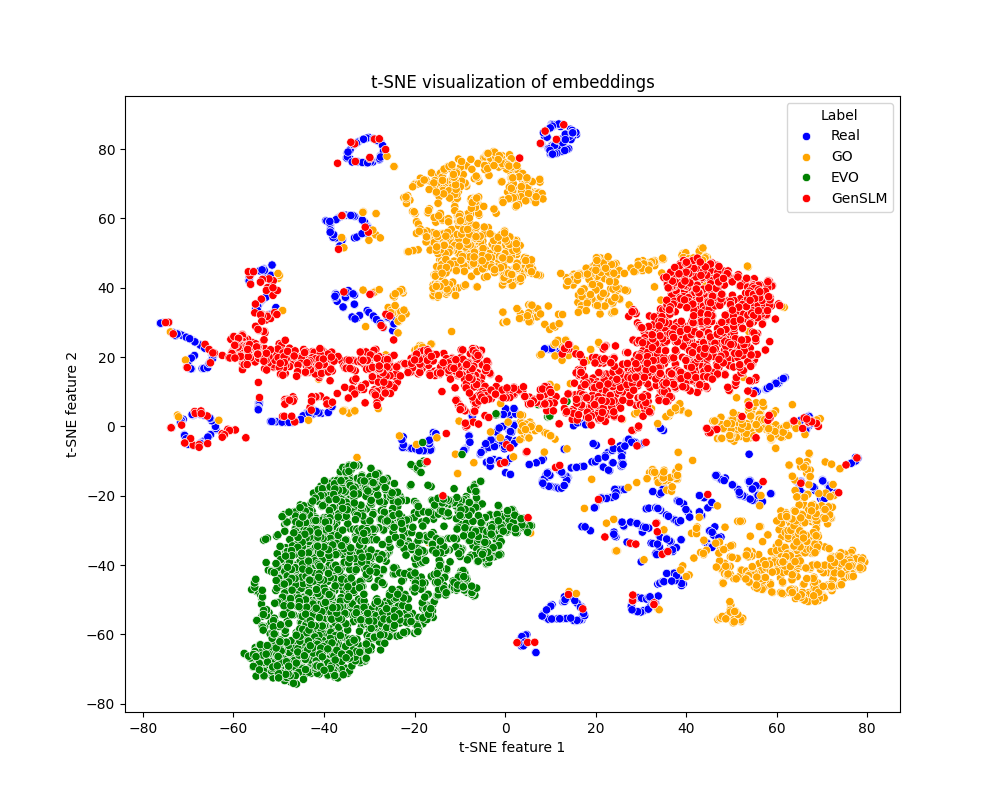

Write the Python code that produced this figure.
import os
import numpy as np
import transformers
import torch
import torch.utils.data as util_data
import torch.nn as nn
import tqdm
import argparse
from sklearn.preprocessing import normalize
import numpy as np
from sklearn.manifold import TSNE
import matplotlib.pyplot as plt
import seaborn as sns
import pandas as pd




def calculate_go_embedding(dna_sequences, model_name_or_path, model_max_length=400, batch_size=25):
    # reorder the sequences by length
    # process sequences with similar lengths in the same batch can greatly speed up the computation
    lengths = [len(seq) for seq in dna_sequences]
    idx = np.argsort(lengths)
    dna_sequences = [dna_sequences[i] for i in idx]
    
    tokenizer = transformers.AutoTokenizer.from_pretrained(
            model_name_or_path,
            cache_dir=None,
            model_max_length=model_max_length,
            padding_side="left",
            use_fast=True,
            trust_remote_code=True,
        )


    model = transformers.AutoModel.from_pretrained(
            model_name_or_path,
            trust_remote_code=True,
            torch_dtype=torch.bfloat16, 
            attn_implementation="flash_attention_2",
        )

            
    

    n_gpu = torch.cuda.device_count()
    if n_gpu > 1:
        model = nn.DataParallel(model)
        
    model.to("cuda")


    train_loader = util_data.DataLoader(dna_sequences, batch_size=batch_size*n_gpu, shuffle=False, num_workers=2*n_gpu)
    for j, batch in enumerate(tqdm.tqdm(train_loader)):
        with torch.no_grad():
            token_feat = tokenizer.batch_encode_plus(
                    batch, 
                    max_length=model_max_length, 
                    return_tensors='pt', 
                    padding='longest', 
                    truncation=True
                )
            input_ids = token_feat['input_ids'].cuda()
            attention_mask = token_feat['attention_mask'].cuda()
            model_output = model.forward(input_ids=input_ids, attention_mask=attention_mask)[0].detach().cpu()
                
            attention_mask = attention_mask.unsqueeze(-1).detach().cpu()
            embedding = torch.sum(model_output*attention_mask, dim=1) / torch.sum(attention_mask, dim=1)
            
            if j==0:
                embeddings = embedding
            else:
                embeddings = torch.cat((embeddings, embedding), dim=0)

    embeddings = np.array(embeddings.detach().float().cpu())
    
    # reorder the embeddings
    embeddings = embeddings[np.argsort(idx)]

    return embeddings



def calculate_llm_embedding(dna_sequences, model_name_or_path, model_max_length=400, batch_size=20):
    # reorder the sequences by length
    lengths = [len(seq) for seq in dna_sequences]
    idx = np.argsort(lengths)
    dna_sequences = [dna_sequences[i] for i in idx]
    
    tokenizer = transformers.AutoTokenizer.from_pretrained(
            model_name_or_path,
            cache_dir=None,
            model_max_length=model_max_length,
            padding_side="right",
            use_fast=True,
            trust_remote_code=True,
        )

    is_hyenadna = "hyenadna" in model_name_or_path
    is_nt = "nucleotide-transformer" in model_name_or_path
    
    if is_nt:
        model = transformers.AutoModelForMaskedLM.from_pretrained(
            model_name_or_path,
            trust_remote_code=True,
        ) 
    else:
        model = transformers.AutoModel.from_pretrained(
                model_name_or_path,
                trust_remote_code=True,
            )
    
    n_gpu = torch.cuda.device_count()
    if n_gpu > 1:
        model = nn.DataParallel(model)
        
    model.to("cuda")


    train_loader = util_data.DataLoader(dna_sequences, batch_size=batch_size*n_gpu, shuffle=False, num_workers=2*n_gpu)
    for j, batch in enumerate(tqdm.tqdm(train_loader)):
        with torch.no_grad():
            token_feat = tokenizer.batch_encode_plus(
                    batch, 
                    max_length=model_max_length, 
                    return_tensors='pt', 
                    padding='longest', 
                    truncation=True
                )
            input_ids = token_feat['input_ids'].cuda()
            attention_mask = token_feat['attention_mask'].cuda() if 'attention_mask' in token_feat else torch.ones_like(input_ids).cuda()
            if is_hyenadna:
                model_output = model.forward(input_ids=input_ids)[0].detach().cpu()
            else:
                model_output = model.forward(input_ids=input_ids, attention_mask=attention_mask)[0].detach().cpu()
                
            attention_mask = attention_mask.unsqueeze(-1).detach().cpu()
            embedding = torch.sum(model_output*attention_mask, dim=1) / torch.sum(attention_mask, dim=1)
            
            if j==0:
                embeddings = embedding
            else:
                
                embeddings = torch.cat((embeddings, embedding), dim=0)

    embeddings = np.array(embeddings.detach().cpu())
    
    # reorder the embeddings
    embeddings = embeddings[np.argsort(idx)]

    return embeddings


with open("/root/data/cami2/marine_plant_20_unknown.tsv", "r") as f:
    lines = f.readlines()
    real_data_raw = [line.strip().split("\t") for line in lines]

with open("/root/MOE_DNA/ICLR/generated/unknown/go_1.0_50_600_1000_0.5_0.5_1.0_1.txt", "r") as f:
    lines = f.readlines()
    go_data_raw = [line.strip().split("\t") for line in lines]

with open("/root/MOE_DNA/ICLR/generated/unknown/from_marine_plant_20_unknown_evo.txt", "r") as f:
    lines = f.readlines()
    evo_data_raw = [line.strip().split("\t") for line in lines]  

with open("/root/MOE_DNA/ICLR/generated/unknown/0_2000_from_marine_plant_20_unknown_genslm_2.5B.txt", "r") as f:
    lines = f.readlines()
    genslm_data_raw = [line.strip().split("\t") for line in lines]


num_seq = 2000
real_data_raw, go_data_raw, evo_data_raw, genslm_data_raw = real_data_raw[:num_seq], go_data_raw[:num_seq], evo_data_raw[:num_seq], genslm_data_raw[:num_seq]


sequences = [d[0][:2000] for d in real_data_raw + go_data_raw + evo_data_raw + genslm_data_raw]
labels = [0] * len(real_data_raw) + [1] * len(go_data_raw) + [2] * len(evo_data_raw) + [3] * len(genslm_data_raw)

# embeddings = calculate_go_embedding(sequences, "/root/weiminwu/dnabert-3/ICLR/model/meta_hmp_seq10240", model_max_length=500, batch_size=25)
# embeddings = calculate_go_embedding(sequences, "togethercomputer/evo-1-131k-base", model_max_length=2000, batch_size=4)
# embeddings = calculate_llm_embedding(sequences, "InstaDeepAI/nucleotide-transformer-v2-500m-multi-species", model_max_length=500, batch_size=25)
embeddings = calculate_llm_embedding(sequences, "zhihan1996/DNABERT-2-117M", model_max_length=500, batch_size=25)
# embeddings = calculate_llm_embedding(sequences, "LongSafari/hyenadna-small-32k-seqlen-hf", model_max_length=2000, batch_size=64)



print(embeddings.shape)


tsne = TSNE(n_components=2, random_state=42)
tsne_results = tsne.fit_transform(embeddings)

# Create a DataFrame for easier plotting
df = pd.DataFrame({
    'x': tsne_results[:, 0],
    'y': tsne_results[:, 1],
    'label': labels
})

# Set up the plot
plt.figure(figsize=(10, 8))

# Use a color palette with distinct colors
color_palette = ['blue', 'orange', 'green', 'red']
sns.scatterplot(data=df, x='x', y='y', hue='label', palette=color_palette)

# Customize the plot
plt.title('t-SNE visualization of embeddings')
plt.xlabel('t-SNE feature 1')
plt.ylabel('t-SNE feature 2')

# Correct the legend
handles, labels = plt.gca().get_legend_handles_labels()
plt.legend(handles, ['Real', 'GO', 'EVO', 'GenSLM'], title='Label')

plt.savefig("/root/MOE_DNA/ICLR/embedding.png")